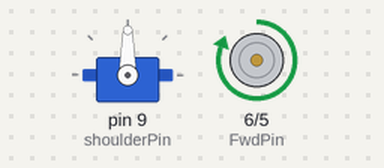
A sketch run on a simulated Arduino Uno, built with avr-gcc and run on an emulated ATmega328P. Parts: servo, motor-driver pin pairs drawn as motors (green arrow = first pin HIGH = forward, orange = second pin HIGH = backward, longer = more drive).

Above: at 0.5 s.
At 1.5 s:
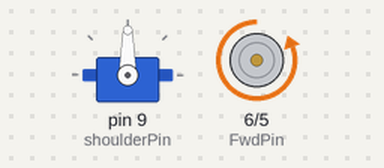
At 3.0 s:
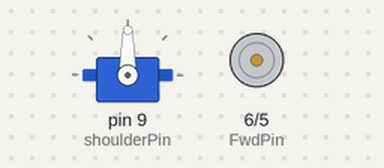
Timing chart, 0 to 5.2 s (numbered marks = the images above):
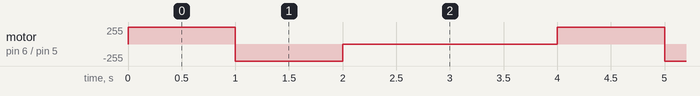

Measured:
- by itself, motor on pin 6 (FwdPin) / pin 5 (BwdPin): repeats every 4.0 s: backward 255/255 1.0 s, stopped 2.0 s, forward 255/255 1.0 s

The sketch:

elbowDC.ino
```cpp
#include <Servo.h>  // Standard Servo library for Arduino Uno

Servo myservo;
int posVal=120;
int shoulderPin = 9;  // Use a PWM pin for the servo (9, 10, or 11 on Uno)
int FwdPin = 6, BwdPin = 5;  // Use PWM pins for the motor
int ActTime = 1000;
int MaxSpd = 255;  // 0-255 for PWM control

void setup() {
  myservo.attach(shoulderPin);  // Attach servo to pin 9
  pinMode(FwdPin, OUTPUT);  // Set motor control pins as output
  pinMode(BwdPin, OUTPUT);
  Serial.begin(9600);  // Start serial communication for debugging
}

void loop() {

   // Forward motor movement
  analogWrite(FwdPin, MaxSpd);  // Set motor speed to max (255)
  delay(ActTime);  // Run motor for ActTime (1000 ms)
  analogWrite(FwdPin, 0);  // Stop motor


  // Reverse motor movement
  analogWrite(BwdPin, MaxSpd);  // Set motor speed to max (255)
  delay(ActTime);  // Run motor for ActTime (1000 ms)
  analogWrite(BwdPin, 0);  // Stop motor


  // Optional: Add a delay to avoid continuously looping
  delay(2000);  // Add a small delay before repeating the loop
}
```
